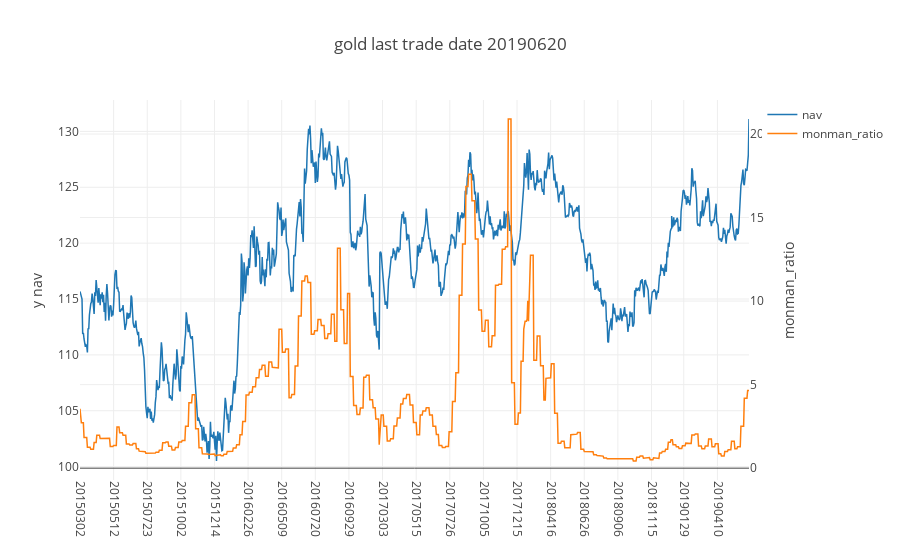
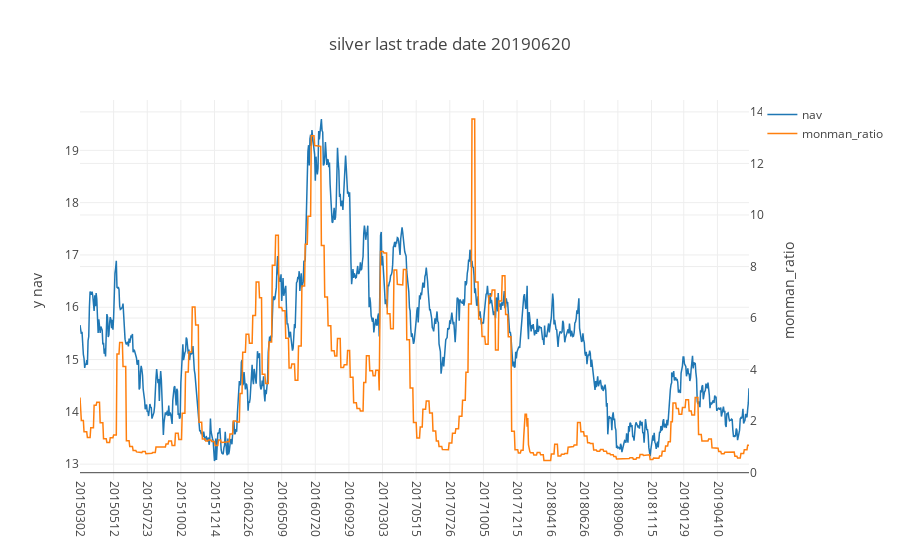
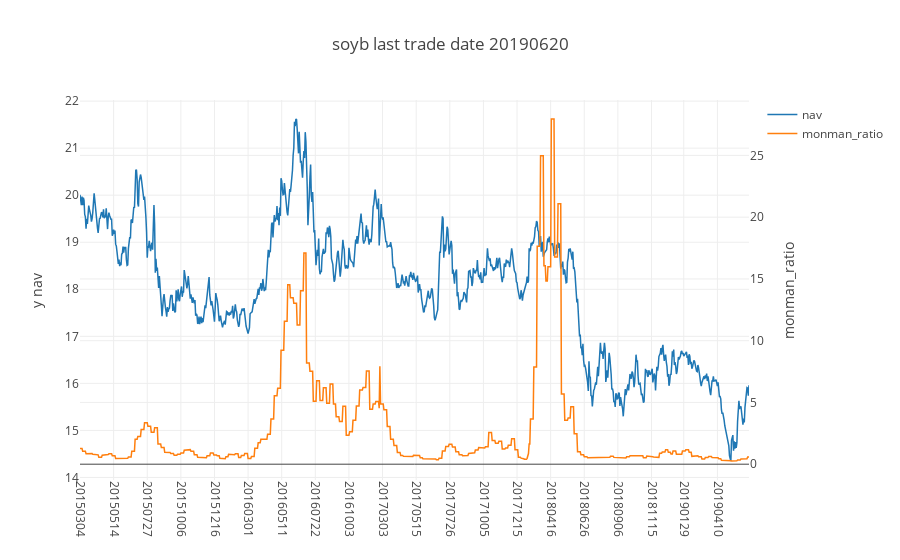
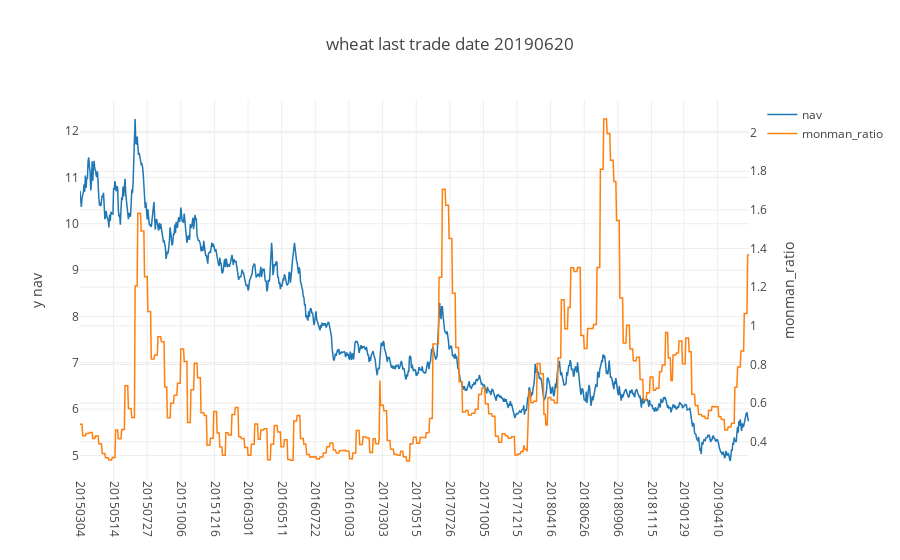

The code cell stored with these charts, in order, in its notebook:
### Code cell
y_left_label = 'y nav'
y_right_label = 'monman_ratio'

df_all_in = None
for k in dict_df.keys():
    df_in = dict_df[k]
    if len(df_in)>1:
        df_in_with_commod = df_in.copy()
        df_in_with_commod['symbol'] = k
        if df_all_in is None:
            df_all_in = df_in_with_commod.copy()
        else:
            df_all_in = df_all_in.append(df_in_with_commod,ignore_index=True)
    last_date = df_in.trade_date.max()
    xc = 'trade_date'
    plot_title = f'{k} last trade date {last_date}'
    try:
        fig = ju.plotly_pandas(df_in[['trade_date', 'nav', y_right_label]],x_column=xc,plot_title=plot_title,y_left_label=y_left_label,y_right_label=y_right_label)
        iplot(fig)
    except Exception as e:
        print(f'{k} {str(e)}')
df_all_in.to_csv(f'{TEMP_FOLDER}/df_all_in.csv',index=False)

### Figure 1 — Plotly figure (JSON) as saved in the notebook; plotly's stock layout.template omitted (floating-point values rounded to 4 significant figures; data arrays with more than 128 entries replaced by an {"elided": "..."} marker saying what was removed)
{"data": [{"line": {"color": "rgba (31, 119, 180, 1)", "dash": "solid", "width": 1.5}, "mode": "lines", "name": "nav", "type": "scatter", "uid": "988dd492-94fc-11e9-8eb9-8c859025e7f9", "x": {"elided": "1000 int values"}, "xaxis": "x", "y": {"elided": "998 float values"}, "yaxis": "y"}, {"line": {"color": "rgba (255, 127, 14, 1)", "dash": "solid", "width": 1.5}, "mode": "lines", "name": "monman_ratio", "type": "scatter", "uid": "988dd62c-94fc-11e9-8b08-8c859025e7f9", "x": {"elided": "1000 int values"}, "xaxis": "x", "y": {"elided": "998 float values"}, "yaxis": "y2"}], "layout": {"title": "gold last trade date 20190620", "xaxis": {"tickangle": 90, "ticktext": [20150302, 20150512, 20150723, 20151002, 20151214, 20160226, 20160509, 20160720, 20160929, 20170303, 20170515, 20170726, 20171005, 20171215, 20180416, 20180626, 20180906, 20181115, 20190129, 20190410], "tickvals": [20150302, 20150512, 20150723, 20151002, 20151214, 20160226, 20160509, 20160720, 20160929, 20170303, 20170515, 20170726, 20171005, 20171215, 20180416, 20180626, 20180906, 20181115, 20190129, 20190410], "type": "category"}, "xaxis2": {"tickangle": 90, "ticktext": [20150302, 20150512, 20150723, 20151002, 20151214, 20160226, 20160509, 20160720, 20160929, 20170303, 20170515, 20170726, 20171005, 20171215, 20180416, 20180626, 20180906, 20181115, 20190129, 20190410], "tickvals": [20150302, 20150512, 20150723, 20151002, 20151214, 20160226, 20160509, 20160720, 20160929, 20170303, 20170515, 20170726, 20171005, 20171215, 20180416, 20180626, 20180906, 20181115, 20190129, 20190410], "type": "category"}, "yaxis": {"title": "y nav"}, "yaxis2": {"overlaying": "y", "side": "right", "title": "monman_ratio"}}}

### Figure 2 — Plotly figure (JSON) as saved in the notebook; plotly's stock layout.template omitted (floating-point values rounded to 4 significant figures; data arrays with more than 128 entries replaced by an {"elided": "..."} marker saying what was removed)
{"data": [{"line": {"color": "rgba (31, 119, 180, 1)", "dash": "solid", "width": 1.5}, "mode": "lines", "name": "nav", "type": "scatter", "uid": "98e1ac1e-94fc-11e9-8c5e-8c859025e7f9", "x": {"elided": "1000 int values"}, "xaxis": "x", "y": {"elided": "998 float values"}, "yaxis": "y"}, {"line": {"color": "rgba (255, 127, 14, 1)", "dash": "solid", "width": 1.5}, "mode": "lines", "name": "monman_ratio", "type": "scatter", "uid": "98e1ad74-94fc-11e9-9823-8c859025e7f9", "x": {"elided": "1000 int values"}, "xaxis": "x", "y": {"elided": "998 float values"}, "yaxis": "y2"}], "layout": {"title": "silver last trade date 20190620", "xaxis": {"tickangle": 90, "ticktext": [20150302, 20150512, 20150723, 20151002, 20151214, 20160226, 20160509, 20160720, 20160929, 20170303, 20170515, 20170726, 20171005, 20171215, 20180416, 20180626, 20180906, 20181115, 20190129, 20190410], "tickvals": [20150302, 20150512, 20150723, 20151002, 20151214, 20160226, 20160509, 20160720, 20160929, 20170303, 20170515, 20170726, 20171005, 20171215, 20180416, 20180626, 20180906, 20181115, 20190129, 20190410], "type": "category"}, "xaxis2": {"tickangle": 90, "ticktext": [20150302, 20150512, 20150723, 20151002, 20151214, 20160226, 20160509, 20160720, 20160929, 20170303, 20170515, 20170726, 20171005, 20171215, 20180416, 20180626, 20180906, 20181115, 20190129, 20190410], "tickvals": [20150302, 20150512, 20150723, 20151002, 20151214, 20160226, 20160509, 20160720, 20160929, 20170303, 20170515, 20170726, 20171005, 20171215, 20180416, 20180626, 20180906, 20181115, 20190129, 20190410], "type": "category"}, "yaxis": {"title": "y nav"}, "yaxis2": {"overlaying": "y", "side": "right", "title": "monman_ratio"}}}

### Figure 3 — Plotly figure (JSON) as saved in the notebook; plotly's stock layout.template omitted (floating-point values rounded to 4 significant figures; data arrays with more than 128 entries replaced by an {"elided": "..."} marker saying what was removed)
{"data": [{"line": {"color": "rgba (31, 119, 180, 1)", "dash": "solid", "width": 1.5}, "mode": "lines", "name": "nav", "type": "scatter", "uid": "99459136-94fc-11e9-8b1a-8c859025e7f9", "x": {"elided": "1000 int values"}, "xaxis": "x", "y": {"elided": "998 float values"}, "yaxis": "y"}, {"line": {"color": "rgba (255, 127, 14, 1)", "dash": "solid", "width": 1.5}, "mode": "lines", "name": "monman_ratio", "type": "scatter", "uid": "994592ba-94fc-11e9-a5db-8c859025e7f9", "x": {"elided": "1000 int values"}, "xaxis": "x", "y": {"elided": "998 float values"}, "yaxis": "y2"}], "layout": {"title": "soyb last trade date 20190620", "xaxis": {"tickangle": 90, "ticktext": [20150304, 20150514, 20150727, 20151006, 20151216, 20160301, 20160511, 20160722, 20161003, 20170303, 20170515, 20170726, 20171005, 20171215, 20180416, 20180626, 20180906, 20181115, 20190129, 20190410], "tickvals": [20150304, 20150514, 20150727, 20151006, 20151216, 20160301, 20160511, 20160722, 20161003, 20170303, 20170515, 20170726, 20171005, 20171215, 20180416, 20180626, 20180906, 20181115, 20190129, 20190410], "type": "category"}, "xaxis2": {"tickangle": 90, "ticktext": [20150304, 20150514, 20150727, 20151006, 20151216, 20160301, 20160511, 20160722, 20161003, 20170303, 20170515, 20170726, 20171005, 20171215, 20180416, 20180626, 20180906, 20181115, 20190129, 20190410], "tickvals": [20150304, 20150514, 20150727, 20151006, 20151216, 20160301, 20160511, 20160722, 20161003, 20170303, 20170515, 20170726, 20171005, 20171215, 20180416, 20180626, 20180906, 20181115, 20190129, 20190410], "type": "category"}, "yaxis": {"title": "y nav"}, "yaxis2": {"overlaying": "y", "side": "right", "title": "monman_ratio"}}}

### Figure 4 — Plotly figure (JSON) as saved in the notebook; plotly's stock layout.template omitted (floating-point values rounded to 4 significant figures; data arrays with more than 128 entries replaced by an {"elided": "..."} marker saying what was removed)
{"data": [{"line": {"color": "rgba (31, 119, 180, 1)", "dash": "solid", "width": 1.5}, "mode": "lines", "name": "nav", "type": "scatter", "uid": "999ecab4-94fc-11e9-9e51-8c859025e7f9", "x": {"elided": "1000 int values"}, "xaxis": "x", "y": {"elided": "998 float values"}, "yaxis": "y"}, {"line": {"color": "rgba (255, 127, 14, 1)", "dash": "solid", "width": 1.5}, "mode": "lines", "name": "monman_ratio", "type": "scatter", "uid": "999ecddc-94fc-11e9-85f5-8c859025e7f9", "x": {"elided": "1000 int values"}, "xaxis": "x", "y": {"elided": "998 float values"}, "yaxis": "y2"}], "layout": {"title": "wheat last trade date 20190620", "xaxis": {"tickangle": 90, "ticktext": [20150304, 20150514, 20150727, 20151006, 20151216, 20160301, 20160511, 20160722, 20161003, 20170303, 20170515, 20170726, 20171005, 20171215, 20180416, 20180626, 20180906, 20181115, 20190129, 20190410], "tickvals": [20150304, 20150514, 20150727, 20151006, 20151216, 20160301, 20160511, 20160722, 20161003, 20170303, 20170515, 20170726, 20171005, 20171215, 20180416, 20180626, 20180906, 20181115, 20190129, 20190410], "type": "category"}, "xaxis2": {"tickangle": 90, "ticktext": [20150304, 20150514, 20150727, 20151006, 20151216, 20160301, 20160511, 20160722, 20161003, 20170303, 20170515, 20170726, 20171005, 20171215, 20180416, 20180626, 20180906, 20181115, 20190129, 20190410], "tickvals": [20150304, 20150514, 20150727, 20151006, 20151216, 20160301, 20160511, 20160722, 20161003, 20170303, 20170515, 20170726, 20171005, 20171215, 20180416, 20180626, 20180906, 20181115, 20190129, 20190410], "type": "category"}, "yaxis": {"title": "y nav"}, "yaxis2": {"overlaying": "y", "side": "right", "title": "monman_ratio"}}}
